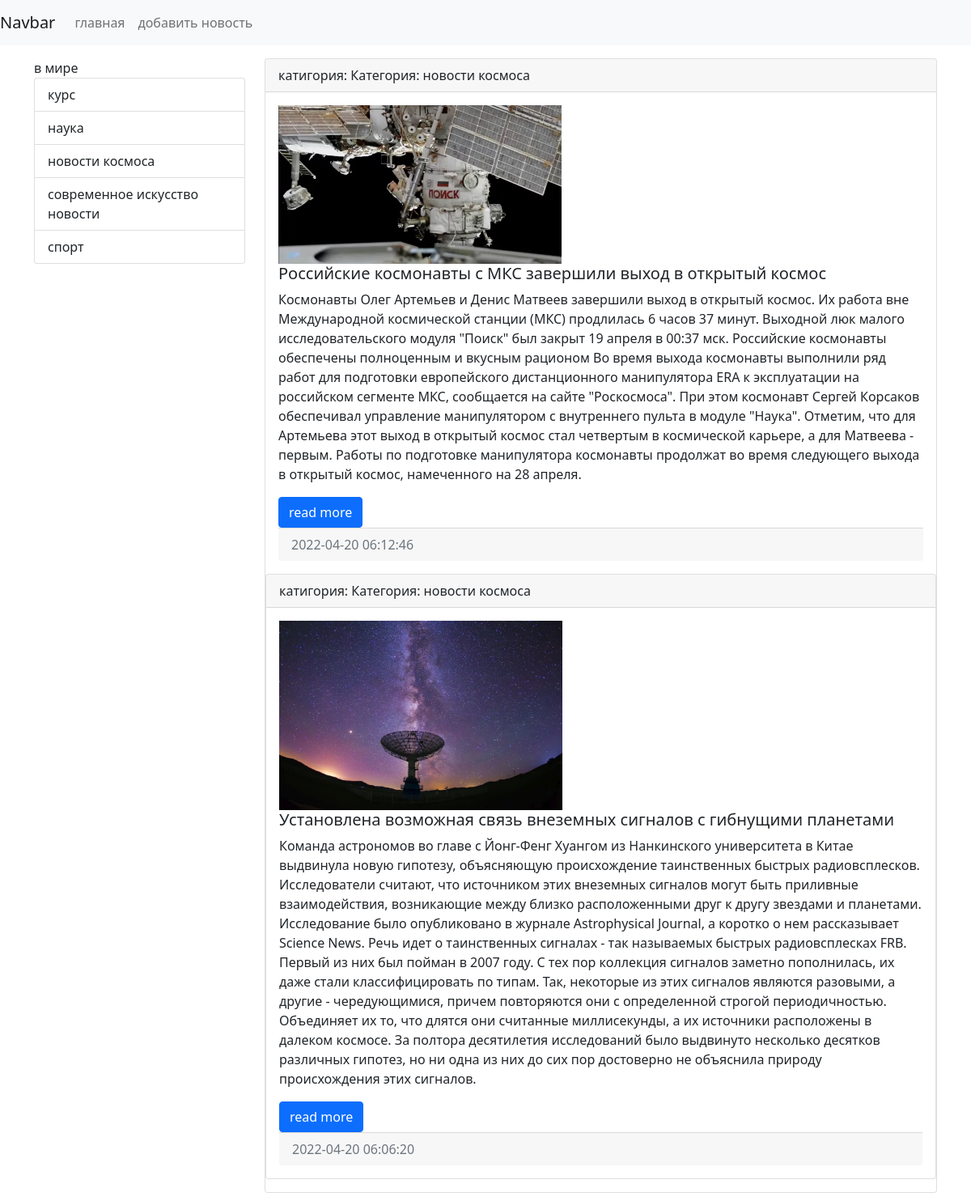
The app's page /category/6 with its own data.
### news/models.py (models this page shows, shortened)
class Category(models.Model):
    title = models.CharField(max_length=150, db_index=True, verbose_name='Наименование категории')
    def __str__(self) -> str:
        return f'Категория: {self.title}'
    class Meta:
        verbose_name = 'Категория'
        verbose_name_plural = 'Катагерии'
        ordering = ['title']

class News(models.Model):
    title = models.CharField(max_length=150, verbose_name='Наимование')
    content = models.TextField(blank=True,verbose_name='Контент')
    created_at = models.DateTimeField(auto_now_add=True, verbose_name='Дата публикация')
    update_at = models.DateTimeField(auto_now=True, verbose_name='обновлено')
    photo = models.ImageField(upload_to='photos/%Y/%m/%d/',verbose_name='фото',blank=True)
    is_published = models.BooleanField(default=True,verbose_name='опубликовано')
    category = models.ForeignKey(Category, on_delete=models.PROTECT, null=True,verbose_name='катигория')
    class Meta:
        verbose_name = 'Новость'
        verbose_name_plural = 'Новости'
        ordering = ['-created_at']

### news/views.py (the view)
# urls.py: path('category/<int:category_id>', get_category, name = 'category'),
def get_category(request,category_id):
    news = News.objects.filter(category_id=category_id)
    categories = Category.objects.all()
    category = Category.objects.get(pk=category_id)
    return render(request,'news/category.html', {'news': news, 'categories' : categories, 'category': category})

### news/templates/news/category.html (shortened to what this page needs)
<!doctype html>
<html lang="en">
  <head>
    <link rel="stylesheet" href="https://cdn.jsdelivr.net/npm/bootstrap@5.1.3/dist/css/bootstrap.min.css"
>
</head>
<body>
<nav class="navbar navbar-expand-lg navbar-light bg-light">
    <a class="navbar-brand" href="{% url 'home' %}">Navbar</a>
    <div class="collapse navbar-collapse" id="navbarSupportedContent">
        <ul class="navbar-nav mr-auto ">
            <li class="nav-link" href="{% url 'home' %}">главная</a> </li>
            <li class="nav-link" href="{% url 'home' %}">добавить новость</a> </li>
        </ul>
    </div>
</nav>
<div class="container mt-3">
       <div class="row">
        <div class="col-md-3">
            <div class="list-group"
                {% for item  in categories %}
                <a href="{% url 'category' item.pk %}" class="list-group-item list-group-item-action">{{ item.title }}</a>
                {% endfor %}
            </div>
        </div>
        <div class="col-md-9">
            {% for item in news %}
            <div class="card mb-3">
                <div class="card-header">
                    катигория: {{ item.category }}
                </div>
                <div class="card-body">
                    <div class="media">
                        {% if item.photo %}
                            <img src="{{ item.photo.url }}" alt="" width="350" class="mr-3">
                        {% else %}
                            <img src="https://picsum.photos/id/1060/350/235/?blur=2"alt="" class="mr-3">
                        {% endif %}
                        <div class="media-body">
                            <h5 class="card-title">{{ item.title }}</h5>
                            <p class="card-text">{{ item.content }}</p>
                            <a href="#" class="btn btn-primary">read more</a>
                        </div>
                    </div>
                <div class="card-footer text-muted">
                    {{ item.created_at|date:"Y-m-d H:i:s" }}
                </div>
            </div>
            {% endfor %}
        </div>
    </div>
</div>
</body>
</html>

### records on screen
Category: title "в мире"
Category: title "курс"
Category: title "наука"
Category: title "новости космоса"
Category: title "современное искусство новости"
Category: title "спорт"
News: category "Категория: новости космоса", photo (picture), title "Российские космонавты с МКС завершили выход в открытый космос", content "Космонавты Олег Артемьев и Денис Матвеев завершили выход в открытый космос. Их работа вне Международной космической станции (МКС) продлилась 6 часов 37 минут. Выходной люк малого исследовательского модуля \"Поиск\" был закрыт 19 апреля в 00:37 мск. Российские космонавты обеспечены полноценным и вкусным рационом Во время выхода космонавты выполнили ряд работ для подготовки европейского дистанционного манипулятора ERA к эксплуатации на российском сегменте МКС, сообщается на сайте \"Роскосмоса\". При этом космонавт Сергей Корсаков обеспечивал управление манипулятором с внутреннего пульта в модуле \"Наука\". Отметим, что для Артемьева этот выход в открытый космос стал четвертым в космической карьере,…", created_at "2022-04-20 06:12:46"
News: category "Категория: новости космоса", photo (picture), title "Установлена возможная связь внеземных сигналов с гибнущими планетами", content "Команда астрономов во главе с Йонг-Фенг Хуангом из Нанкинского университета в Китае выдвинула новую гипотезу, объясняющую происхождение таинственных быстрых радиовсплесков. Исследователи считают, что источником этих внеземных сигналов могут быть приливные взаимодействия, возникающие между близко расположенными друг к другу звездами и планетами. Исследование было опубликовано в журнале Astrophysical Journal, а коротко о нем рассказывает Science News. Речь идет о таинственных сигналах - так называемых быстрых радиовсплесках FRB. Первый из них был пойман в 2007 году. С тех пор коллекция сигналов заметно пополнилась, их даже стали классифицировать по типам. Так, некоторые из этих сигналов…", created_at "2022-04-20 06:06:20"
